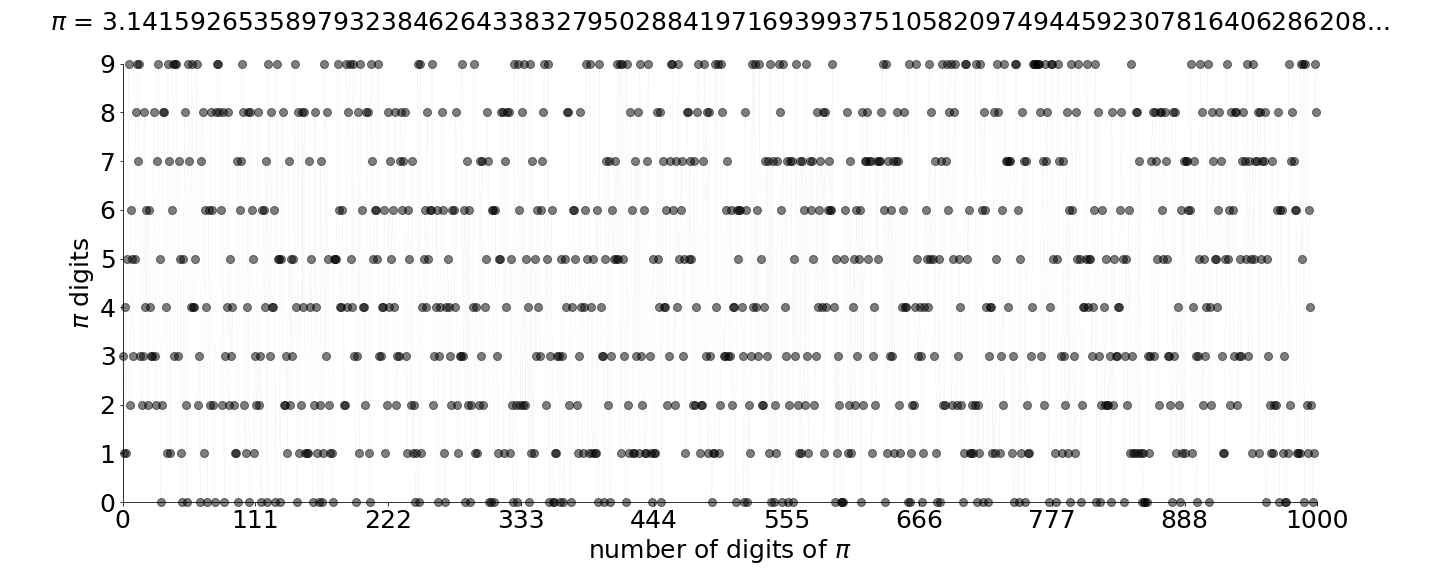
#> input picture pi_digits.png, 1440 x 576 px; its folder holds 4 pictures in this run
$ python resizeImage_vr01.py
#> lines starting #> are read from the running program, lines starting #| are printed output that depends on the picture
import matplotlib.pyplot as plt

from skimage.color import rgba2rgb
from skimage.transform import resize
from skimage import io, img_as_ubyte

import os
import psutil
import shutil

def resize_all_images_to_8x8():
    for dirpath , _ , filenames in os.walk("."):
        for f in filenames:
            if f.endswith(".jpg") or f.endswith(".jpeg") or f.endswith(".png"):
#                print(os.path.abspath(os.path.join(dirpath, f)))
                inputImage = os.path.abspath(os.path.join(dirpath, f))

                fac = None

                mode = 'constant'

                img = io.imread(inputImage, plugin="matplotlib")
#> img is the input picture: shape (576, 1440, 4) float32; mean R, G, B, A 0.943, 0.943, 0.943, 1

                print(img.shape)
#| (576, 1440, 4)

                plt.imshow(img)
                plt.show()

                #mode='constant', cval=0, clip=True, preserve_range=False, anti_aliasing=True, anti_aliasing_sigma=None
                if img.shape[-1] == 4:
                    img_resized = resize( rgba2rgb(img),
                                          (8,8),
                                          mode=mode,
                                          cval=0,
                                          clip=True,
                                          preserve_range=False,
                                          anti_aliasing=False,
                                          anti_aliasing_sigma=fac )
                else:
                    img_resized = resize( img,
                                          (8,8),
                                          mode=mode,
                                          cval=0,
                                          clip=True,
                                          preserve_range=False,
                                          anti_aliasing=False,
                                          anti_aliasing_sigma=fac )
                plt.imshow(img_resized)
                plt.show()
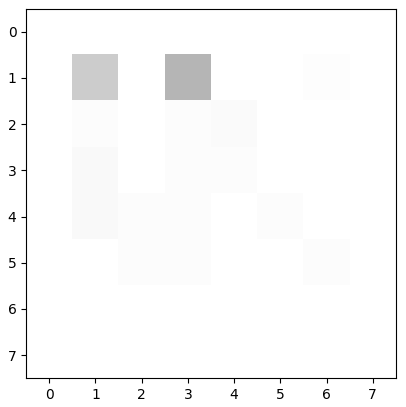
#> figure drawn by matplotlib, 1 panel

                img_resized_binary = img_as_ubyte( img_resized )
                print(img_resized_binary.shape)
#| (8, 8, 3)

                if f.endswith(".jpeg"):
                    outputImage = f[:-5]
                else:
                    outputImage = f[:-4]

                with open(outputImage+".data","wb") as f:
                    f.write(bytes(img_resized_binary))

def list_data_files():
    data_files = list()
#> data_files = []
    for dirpath , _ , filenames in os.walk("."):
        for f in filenames:
            if f.endswith(".data"):
    #            print(os.path.abspath(os.path.join(dirpath, f)))
                data_files.append(os.path.abspath(os.path.join(dirpath, f)))
    return data_files


def get_partition():
    allParitions = psutil.disk_partitions()
    if os.name == 'nt':
        for partition in allParitions:
            if 'removable' in partition.opts:
                return partition.device
    else:
        for partition in allParitions:
            if 'CIRCUITPY' in partition.mountpoint:
                return partition.mountpoint
    raise ValueError('could not find partition')


def copy_data_files_to_board():
    data_files = list_data_files()
#> data_files = []
    path = get_partition()
    for dir_file in data_files:
        dst = os.path.join(path, os.path.basename(dir_file))
        shutil.copyfile(dir_file, dst)
        print("copy %s %s" % (dir_file, dst))

resize_all_images_to_8x8()
#> (the run stopped early here; a loop or call above may not have finished)
